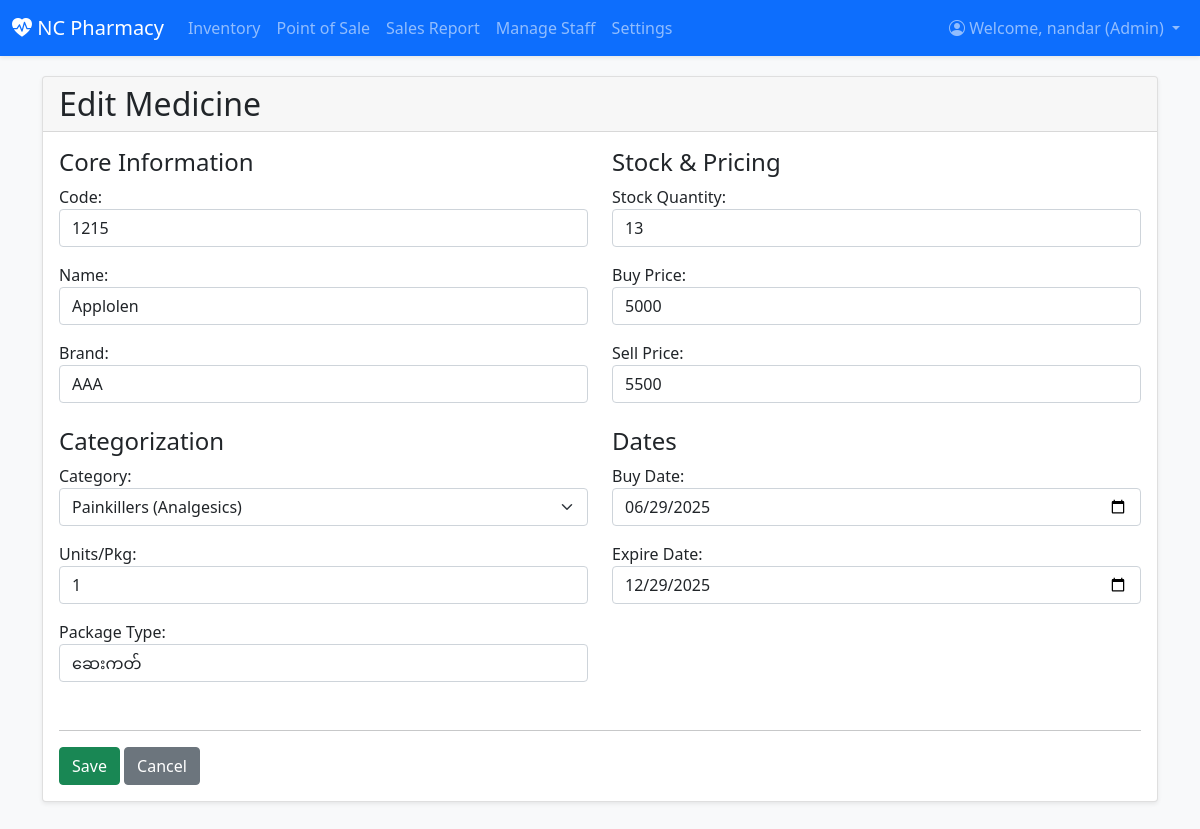
Page /inventory/8/edit/ (signed in) on the earlier database version.
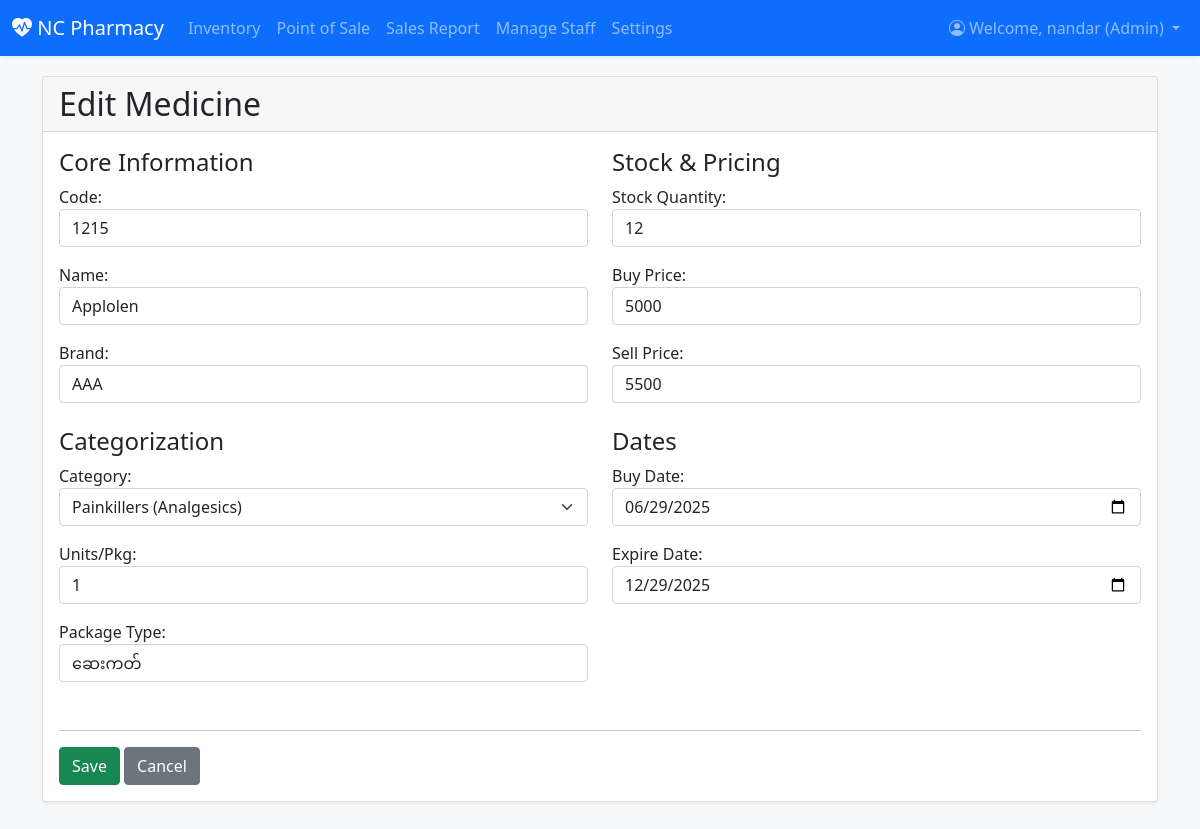
Same page on the later database version.
### inventory/models.py (models this page shows, shortened)
class Medicine(models.Model):
    CATEGORY_CHOICES = [
        ('Painkillers', 'Painkillers (Analgesics)'),
        ('Antibiotics', 'Antibiotics'),
        ('Antipyretics', 'Antipyretics (fever reducers)'),
        ('Antihistamines', 'Antihistamines (allergy)'),
        ('Antacids', 'Antacids (gastric)'),
        ('Antidiabetics', 'Antidiabetics'),
        ('Antihypertensives', 'Antihypertensives'),
        ('Cough & Cold', 'Cough & Cold'),
        ('Antiseptics', 'Antiseptics'),
        ('Vitamins & Supplements', 'Vitamins & Supplements'),
        ('Other', 'Other'),
    ]
    code = models.CharField(max_length=50, blank=True, verbose_name="Code")
    name = models.CharField(max_length=100, verbose_name="Name")
    brand_name = models.CharField(max_length=100, blank=True, verbose_name="Brand")
    category = models.CharField(max_length=50, choices=CATEGORY_CHOICES, default='Other', verbose_name="Category")
    unit_per_package = models.PositiveIntegerField(default=1, verbose_name="Units/Pkg")
    package_type = models.CharField(max_length=50, blank=True, verbose_name="Package Type")
    quantity = models.PositiveIntegerField(default=0, verbose_name="Stock Quantity")
    purchase_price = models.IntegerField(default=0, verbose_name="Buy Price")
    selling_price = models.IntegerField(default=0, verbose_name="Sell Price")
    purchase_date = models.DateField(null=True, blank=True, verbose_name="Buy Date")
    expiry_date = models.DateField(verbose_name="Expire Date")
    added_date = models.DateTimeField(auto_now_add=True)
    description = models.TextField(blank=True)
    dosage_form = models.CharField(max_length=100, blank=True)
    supplier_name = models.CharField(max_length=100, blank=True)
    storage_info = models.TextField(blank=True)
    location = models.CharField(max_length=100, blank=True)
    class Meta:
        ordering = ['name']

### inventory/views.py (the view)
# urls.py: path('inventory/<int:pk>/edit/', MedicineUpdateView.as_view(), name='medicine_edit'),
class MedicineUpdateView(PermissionRequiredMixin, UpdateView):
    permission_required = 'change_medicine'
    model = Medicine
    form_class = MedicineForm
    template_name = 'inventory/medicine_form.html'
    success_url = reverse_lazy('medicine_list')

### inventory/views.py (called while the page is built)
def is_admin(user):
    return user.is_authenticated and hasattr(user, 'profile') and user.profile.role == 'admin'

def user_has_permission(user, perm_codename):
    if not user.is_authenticated or not hasattr(user, 'profile'):
        return False
    if is_admin(user):
        return True
    return user.profile.permissions.filter(codename=perm_codename).exists()

    def test_func(self):
        if self.permission_required is None:
            return False
        return user_has_permission(self.request.user, self.permission_required)

### inventory/templates/inventory/medicine_form.html (shortened to what this page needs)
{% extends 'inventory/base.html' %}
{% block content %}
<div class="card shadow-sm">
    <div class="card-header">
        <h2 class="mb-0">
            {% if form.instance.pk %}
                Edit Medicine
            {% else %}
                Add New Medicine
            {% endif %}
        </h2>
    </div>
    <div class="card-body">
        <form method="post">
            <div class="row">
                <div class="col-md-6 mb-3">
                    <h4>Core Information</h4>
                    <div class="mb-3">{{ form.code.label_tag }} {{ form.code }}</div>
                    <div class="mb-3">{{ form.name.label_tag }} {{ form.name }}</div>
                    <div class="mb-3">{{ form.brand_name.label_tag }} {{ form.brand_name }}</div>
                    <h4 class="mt-4">Categorization</h4>
                    <div class="mb-3">{{ form.category.label_tag }} {{ form.category }}</div>
                    <div class="mb-3">{{ form.unit_per_package.label_tag }} {{ form.unit_per_package }}</div>
                    <div class="mb-3">{{ form.package_type.label_tag }} {{ form.package_type }}</div>
                </div>
                <div class="col-md-6 mb-3">
                    <h4>Stock & Pricing</h4>
                    <div class="mb-3">{{ form.quantity.label_tag }} {{ form.quantity }}</div>
                    <div class="mb-3">{{ form.purchase_price.label_tag }} {{ form.purchase_price }}</div>
                    <div class="mb-3">{{ form.selling_price.label_tag }} {{ form.selling_price }}</div>
                    <h4 class="mt-4">Dates</h4>
                    <div class="mb-3">{{ form.purchase_date.label_tag }} {{ form.purchase_date }}</div>
                    <div class="mb-3">{{ form.expiry_date.label_tag }} {{ form.expiry_date }}</div>
                </div>
            </div>
            <hr>
            <button type="submit" class="btn btn-success">Save</button>
            <a href="{% url 'medicine_list' %}" class="btn btn-secondary">Cancel</a>
        </form>
    </div>
</div>
{% endblock %}

Differences in the rows shown:
changed Medicine "Applolen": quantity "13" → "12"
